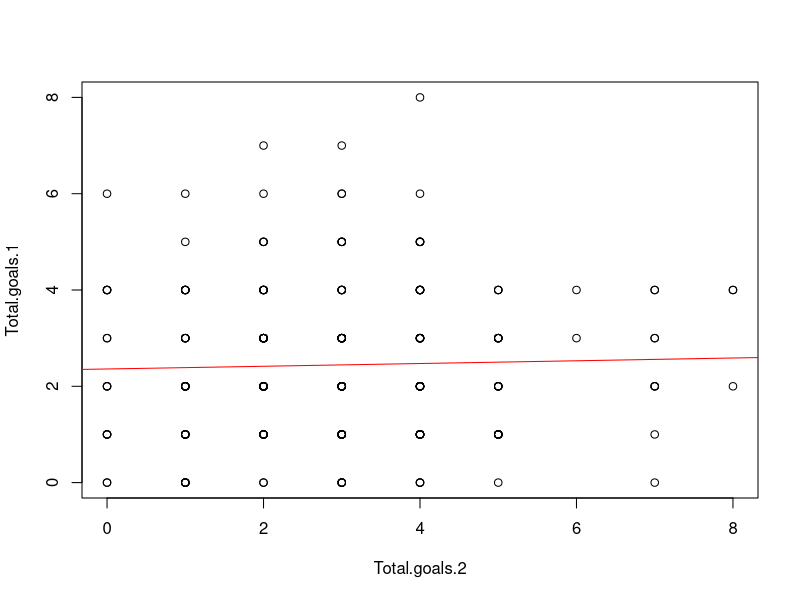

The R source for this figure:
###########################################################################
#########               Solution for Question 2              ##############
###########################################################################
# Regression analysis between goal difference in game 1                   #
# and the goal difference in game 2                                       #
###########################################################################

dataset3 <- read.csv(file = "Data set Luca.csv", head=TRUE, sep=",")[ ,c('Total.goals.1', 'Total.goals.2')]
regmodel <- lm(Total.goals.1 ~ Total.goals.2, data=dataset3)
plot(Total.goals.1 ~ Total.goals.2, data=dataset3)
abline(regmodel, col="red")
cor(dataset3$Total.goals.1, dataset3$Total.goals.2)
